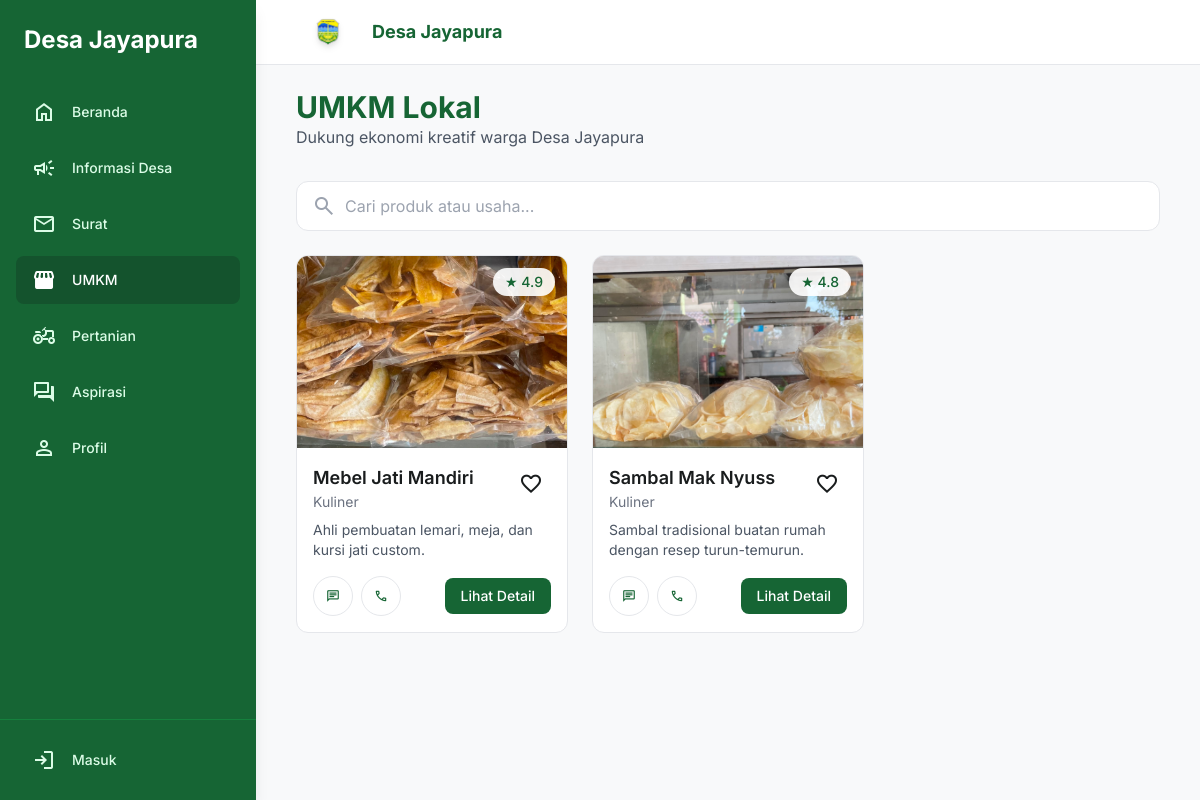
The page /umkm.php on the database its author committed.
### tables this page shows
CREATE TABLE umkm (
    id INT PRIMARY KEY AUTO_INCREMENT,
    user_id INT,
    name VARCHAR(100) NOT NULL,
    category_id INT,
    subcategory VARCHAR(50),
    description TEXT,
    address VARCHAR(255),
    phone VARCHAR(15),
    whatsapp VARCHAR(15),
    image VARCHAR(255),
    rating DECIMAL(2,1) DEFAULT 0.0,
    is_featured BOOLEAN DEFAULT FALSE,
    is_active BOOLEAN DEFAULT TRUE,
    created_at TIMESTAMP DEFAULT CURRENT_TIMESTAMP,
    updated_at TIMESTAMP DEFAULT CURRENT_TIMESTAMP ON UPDATE CURRENT_TIMESTAMP,
    FOREIGN KEY (user_id) REFERENCES users(id) ON DELETE SET NULL,
    FOREIGN KEY (category_id) REFERENCES umkm_categories(id) ON DELETE SET NULL
);

CREATE TABLE umkm_categories (
    id INT PRIMARY KEY AUTO_INCREMENT,
    name VARCHAR(50) NOT NULL,
    slug VARCHAR(50) UNIQUE NOT NULL,
    icon VARCHAR(50),
    description TEXT,
    created_at TIMESTAMP DEFAULT CURRENT_TIMESTAMP
);

### umkm.php (called while the page is built, shortened)
<?php
$db = (new Database())->getConnection();
$search = $_GET['search'] ?? '';
$page = max(1, (int)($_GET['page'] ?? 1));
$per_page = 6;
$where = ["u.is_active = 1"];
$where_clause = implode(' AND ', $where);
$offset = ($page - 1) * $per_page;
$query = "SELECT u.*, c.name as category_name, c.slug as category_slug,
          (SELECT COUNT(*) FROM favorites f WHERE f.umkm_id = u.id) as favorite_count
          FROM umkm u
          LEFT JOIN umkm_categories c ON u.category_id = c.id
          WHERE $where_clause
          ORDER BY u.is_featured DESC, u.rating DESC
          LIMIT $per_page OFFSET $offset";
$stmt = $db->prepare($query);
$stmt->execute();
$umkm_list = $stmt->fetchAll();
$user_favorites = [];
require_once 'views/umkm_view.php';

### views/umkm_view.php (the view, shortened to what this page needs)
<?php require_once 'includes/header.php'; ?>
<section class="mb-8">
    <h2 class="text-3xl font-bold text-green-800">UMKM Lokal</h2>
    <p class="text-gray-600">Dukung ekonomi kreatif warga <?= SITE_NAME ?></p>
</section>
<form method="GET" class="mb-6">
    <div class="relative">
        <span class="material-symbols-outlined absolute left-4 top-1/2 -translate-y-1/2 text-gray-400">search</span>
        <input type="text" name="search" value="<?= htmlspecialchars($search) ?>"
               placeholder="Cari produk atau usaha..."
               class="w-full pl-12 pr-4 py-3 border border-gray-200 rounded-xl focus:ring-2 focus:ring-green-500 focus:border-green-500 outline-none transition">
    </div>
</form>
<?php if (empty($umkm_list)): ?>
<div class="text-center py-12">
    <span class="material-symbols-outlined text-6xl text-gray-300 mb-4">storefront</span>
    <p class="text-gray-500">Belum ada UMKM dalam kategori ini</p>
</div>
<?php else: ?>
<div class="grid md:grid-cols-2 lg:grid-cols-3 gap-6">
    <?php foreach ($umkm_list as $umkm):
        $is_fav = in_array($umkm['id'], $user_favorites);
    ?>
    <div class="bg-white rounded-xl border border-gray-200 overflow-hidden hover:shadow-lg transition">
        <div class="relative h-48">
            <img src="<?= !empty($umkm['image']) ? (filter_var($umkm['image'], FILTER_VALIDATE_URL) ? $umkm['image'] : 'uploads/umkm/' . $umkm['image']) : 'https://via.placeholder.com/400x300' ?>"
                 alt="<?= htmlspecialchars($umkm['name']) ?>"
                 class="w-full h-full object-cover">
            <div class="absolute top-3 right-3 bg-white/90 px-3 py-1 rounded-full text-sm font-medium text-green-800">
                ★ <?= number_format($umkm['rating'], 1) ?>
            </div>
        </div>
        <div class="p-4">
            <div class="flex justify-between items-start">
                <div>
                    <h4 class="font-semibold text-lg"><?= htmlspecialchars($umkm['name']) ?></h4>
                    <p class="text-sm text-gray-500"><?= htmlspecialchars($umkm['category_name']) ?></p>
                </div>
                <button onclick="toggleFavorite(<?= $umkm['id'] ?>, this)"
                        class="p-2 hover:bg-gray-100 rounded-full transition <?= $is_fav ? 'favorite-active' : '' ?>">
                    <span class="material-symbols-outlined">favorite</span>
                </button>
            </div>
            <p class="text-gray-600 text-sm mt-2 line-clamp-2"><?= htmlspecialchars($umkm['description']) ?></p>
            <div class="flex items-center justify-between mt-4">
                <div class="flex gap-2">
                    <a href="https://wa.me/<?= preg_replace('/^0/', '62', preg_replace('/[^0-9]/', '', $umkm['phone'])) ?>" target="_blank"
                       class="w-10 h-10 rounded-full border border-gray-200 flex items-center justify-center text-green-800 hover:bg-green-50 transition">
                        <span class="material-symbols-outlined text-sm">chat</span>
                    </a>
                    <a href="tel:<?= $umkm['phone'] ?>"
                       class="w-10 h-10 rounded-full border border-gray-200 flex items-center justify-center text-green-800 hover:bg-green-50 transition">
                        <span class="material-symbols-outlined text-sm">call</span>
                    </a>
                </div>
                <a href="detail_umkm.php?id=<?= $umkm['id'] ?>"
                   class="px-4 py-2 bg-green-800 text-white rounded-lg text-sm font-medium hover:bg-green-700 transition">
                    Lihat Detail
                </a>
            </div>
        </div>
    </div>
    <?php endforeach; ?>
</div>
<?php endif; ?>
<?php require_once 'includes/footer.php'; ?>

### includes/header.php (shortened to what this page needs)
<?php
$is_logged_in = isset($_SESSION['user_id']);
?>
<!DOCTYPE html>
<html lang="id">
<head>
    <script src="https://cdn.tailwindcss.com"></script>
</head>
<body class="lg:pl-64 pb-20 lg:pb-0 transition-all">
    <header class="sticky top-0 z-50 bg-white/95 backdrop-blur-sm border-b border-gray-200">
        <div class="max-w-4xl mx-auto px-4 flex justify-between items-center h-16">
            <a href="home.php" class="flex items-center gap-3">
                <img src="img/logo.png" alt="Logo" class="h-16 w-auto object-contain drop-shadow-md">
                <h1 class="font-bold text-lg text-green-800"><?= SITE_NAME ?></h1>
            </a>
        </div>
    </header>
    <main class="max-w-4xl mx-auto px-4 py-6">

### includes/footer.php (shortened to what this page needs)
<?php
$nav_items = [
    ['name' => 'Beranda', 'icon' => 'home', 'url' => 'home.php'],
    ['name' => 'Informasi Desa', 'icon' => 'campaign', 'url' => 'info.php'],
    ['name' => 'Surat', 'icon' => 'mail', 'url' => 'surat.php'],
    ['name' => 'UMKM', 'icon' => 'storefront', 'url' => 'umkm.php'],
    ['name' => 'Pertanian', 'icon' => 'agriculture', 'url' => 'pertanian.php'],
    ['name' => 'Aspirasi', 'icon' => 'forum', 'url' => 'aspirasi.php'],
    ['name' => 'Profil', 'icon' => 'person', 'url' => 'profil.php']
];
$current = basename($_SERVER['PHP_SELF']);
?>
    </main>
    <nav class="hidden lg:flex fixed top-0 left-0 h-full w-64 z-50 bg-green-800 shadow-lg flex-col">
        <div class="py-6 flex-1">
            <div class="px-6 mb-8 text-white">
                <h2 class="text-2xl font-bold">Desa Jayapura</h2>
            </div>
            <div class="flex flex-col gap-2 px-4">
            <?php foreach ($nav_items as $item):
                $active = ($current == $item['url']);
            ?>
            <a href="<?= $item['url'] ?>"
               class="flex items-center gap-4 px-4 py-3 rounded-lg transition <?= $active ? 'bg-green-900 text-white' : 'text-green-100 hover:bg-green-700 hover:text-white' ?>">
                <span class="material-symbols-outlined" <?= $active ? 'style="font-variation-settings: \'FILL\' 1;"' : '' ?>>
                </span>
                <span class="text-sm font-medium"><?= $item['name'] ?></span>
            </a>
            <?php endforeach; ?>
            </div>
        </div>
        <div class="p-4 border-t border-green-700">
            <?php if (isset($is_logged_in) && $is_logged_in): ?>
                <a href="logout.php" class="flex items-center gap-4 px-4 py-3 rounded-lg text-green-100 hover:bg-green-700 hover:text-white transition">
                    <span class="material-symbols-outlined">logout</span>
                    <span class="text-sm font-medium">Keluar</span>
                </a>
            <?php else: ?>
                <a href="login.php" class="flex items-center gap-4 px-4 py-3 rounded-lg text-green-100 hover:bg-green-700 hover:text-white transition">
                    <span class="material-symbols-outlined">login</span>
                    <span class="text-sm font-medium">Masuk</span>
                </a>
            <?php endif; ?>
        </div>
    </nav>
</body>
</html>

### includes/header.php (style rules this page uses)
.material-symbols-outlined { font-variation-settings: 'FILL' 0, 'wght' 400, 'GRAD' 0, 'opsz' 24; display: inline-block; line-height: 1; }
body { font-family: 'Inter', sans-serif; background: #f8f9fa; color: #191c1d; min-height: 100vh; }

### rows shown on the page
umkm: image (picture), rating "4.9", name "Mebel Jati Mandiri", category.name "Kuliner", description "Ahli pembuatan lemari, meja, dan kursi jati custom."
umkm: image (picture), rating "4.8", name "Sambal Mak Nyuss", category.name "Kuliner", description "Sambal tradisional buatan rumah dengan resep turun-temurun."

### other values the page prints
SITE_NAME "Desa Jayapura"
$item['name'] "Beranda"
$item['name'] "Informasi Desa"
$item['name'] "Surat"
$item['name'] "UMKM"
$item['name'] "Pertanian"
$item['name'] "Aspirasi"
$item['name'] "Profil"
